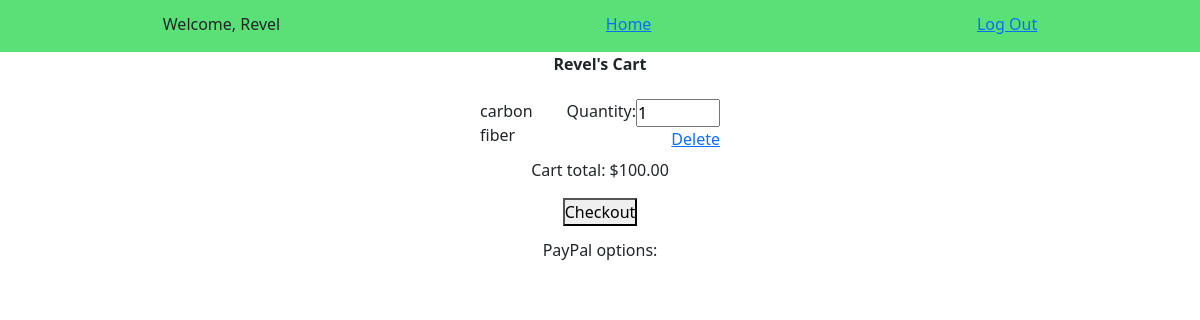
The app's page /marketplace/view-cart/1/, older data.
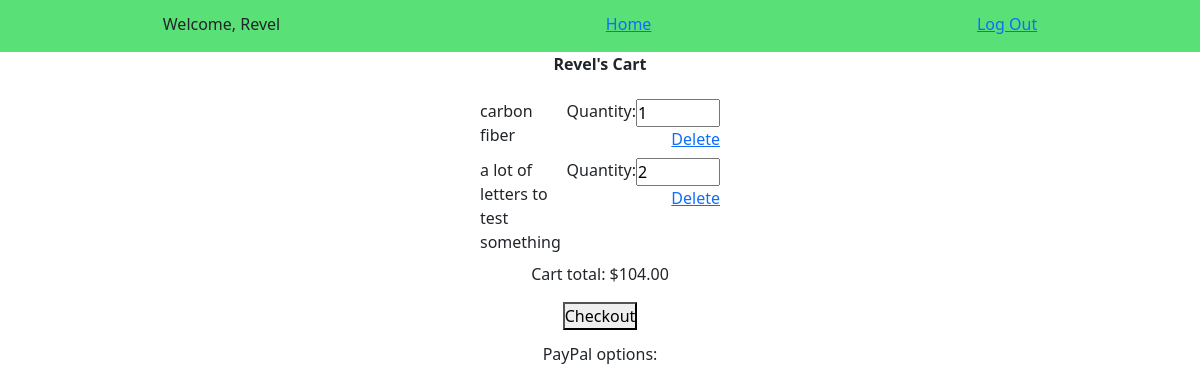
The same page, newer data.
### marketplace/models.py (models this page shows, shortened)
class Cart_Item_Count(models.Model):
    cart = models.ForeignKey(Cart, on_delete=models.CASCADE, default=None)
    item = models.ForeignKey(Item, on_delete=models.CASCADE, default=None)
    quantity = models.IntegerField(default=None)
    created_at = models.DateTimeField(auto_now_add=True)
    updated_at = models.DateTimeField(auto_now=True)

class Item(models.Model):
    name = models.CharField(max_length=100)
    description = models.TextField()
    carbon_offset_in_trees = models.IntegerField()
    cost = models.DecimalField(max_digits=5, decimal_places=2)
    purchases = models.ManyToManyField('login_app.User', through="User_Item_Count")
    carts = models.ManyToManyField(Cart, through="Cart_Item_Count")
    created_at = models.DateTimeField(auto_now_add=True)
    updated_at = models.DateTimeField(auto_now=True)
    objects = ItemManager()

### marketplace/views.py (the view)
# urls.py: path('marketplace/view-cart/<int:user_id>/', views.view_cart, name="cart"),
def view_cart(request, user_id):
    cart = Cart.objects.get(user=apps.get_model('login_app.User').objects.get(id=user_id))
    cart_items = Cart_Item_Count.objects.filter(cart=cart)
    if cart_items:
        total_cost = 0
        for item in cart_items:
            total_cost += item.item.cost * item.quantity
        context = {
            'user': apps.get_model('login_app.User').objects.get(id=user_id),
            'cart_items': cart_items,
            'total_cost': total_cost
        }
        return render(request, 'cart.html', context)
    else:
        context = {
            'user': apps.get_model('login_app.User').objects.get(id=user_id)
        }
        return render(request, 'cart.html', context)

### marketplace/templates/cart.html (shortened to what this page needs)
<!DOCTYPE html>
<html>
    <head>
        {% load static %}
        <link rel="stylesheet" href="https://cdn.jsdelivr.net/npm/bootstrap@5.1.1/dist/css/bootstrap.css">
        <link rel="stylesheet" href="{% static 'style.css' %}">
    </head>
    <body>
        <div id="wrapper">
            <div id="topdiv">
                <p>Welcome, {{user.first_name}}</p>
                <a href="{% url 'marketplace' %}">Home</a>
                <a href="logout/">Log Out</a>
            </div>
            <div id="cart">
                <p class="bold">{{user.first_name}}'s Cart</p>
                <form id="cart_form" action="buy-items/" method="post">
                    {% for item in cart_items %}
                        <div id="cart_item">
                            {{item.item.name}}
                            <div id="cart_item_options">
                                <label>
                                    Quantity:
                                    <input name="{{item.item.name}}" type="number" min="1" max="10" step="1" value="{{item.quantity}}" required>
                                </label>
                                <a href="{% url 'remove' user.id item.item.id %}">Delete</a>
                            </div>
                        </div>
                    {% endfor %}
                    <div id="cart_form_bottom">
                        <p id="cart_total">Cart total: ${{total_cost}}</p>
                        <button id="checkout" type="submit">Checkout</button>
                        <p>PayPal options:</p>
                    </div>
                </form>
            </div>
        </div>
    </body>
</html>

Row changes from the older to the newer data that the page shows:
added Cart_Item_Count: item.name "a lot of letters to test something", quantity "2"
Text that changed along with them:
{{ total_cost }}: "100.00" → "104.00"
